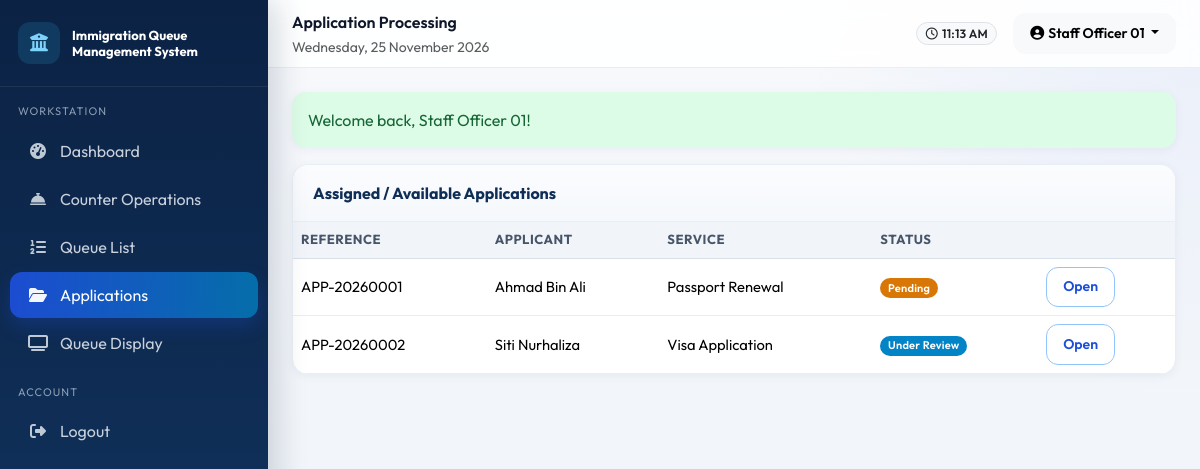
The app's page /staff/applications.php (signed in) with its own data.
### tables this page shows
CREATE TABLE users (
    id INT UNSIGNED AUTO_INCREMENT PRIMARY KEY,
    full_name VARCHAR(150) NOT NULL,
    ic_passport VARCHAR(50) NOT NULL,
    email VARCHAR(150) NOT NULL UNIQUE,
    phone VARCHAR(30) DEFAULT NULL,
    password VARCHAR(255) NOT NULL,
    role ENUM('admin','staff','public') NOT NULL DEFAULT 'public',
    is_active TINYINT(1) NOT NULL DEFAULT 1,
    last_login DATETIME DEFAULT NULL,
    created_at DATETIME NOT NULL DEFAULT CURRENT_TIMESTAMP,
    updated_at DATETIME NOT NULL DEFAULT CURRENT_TIMESTAMP ON UPDATE CURRENT_TIMESTAMP,
    INDEX idx_users_role (role),
    INDEX idx_users_email (email)
);

CREATE TABLE applications (
    id INT UNSIGNED AUTO_INCREMENT PRIMARY KEY,
    reference_no VARCHAR(30) NOT NULL UNIQUE,
    user_id INT UNSIGNED NOT NULL,
    service_id INT UNSIGNED NOT NULL,
    appointment_id INT UNSIGNED DEFAULT NULL,
    applicant_name VARCHAR(150) NOT NULL,
    applicant_ic VARCHAR(50) NOT NULL,
    applicant_email VARCHAR(150) DEFAULT NULL,
    applicant_phone VARCHAR(30) DEFAULT NULL,
    purpose TEXT,
    status ENUM('pending','under_review','approved','rejected','additional_docs') NOT NULL DEFAULT 'pending',
    assigned_staff_id INT UNSIGNED DEFAULT NULL,
    reviewed_by INT UNSIGNED DEFAULT NULL,
    reviewed_at DATETIME DEFAULT NULL,
    created_at DATETIME NOT NULL DEFAULT CURRENT_TIMESTAMP,
    updated_at DATETIME NOT NULL DEFAULT CURRENT_TIMESTAMP ON UPDATE CURRENT_TIMESTAMP,
    INDEX idx_app_status (status),
    INDEX idx_app_user (user_id),
    CONSTRAINT fk_app_user FOREIGN KEY (user_id) REFERENCES users(id) ON DELETE CASCADE,
    CONSTRAINT fk_app_service FOREIGN KEY (service_id) REFERENCES services(id),
    CONSTRAINT fk_app_appt FOREIGN KEY (appointment_id) REFERENCES appointments(id) ON DELETE SET NULL,
    CONSTRAINT fk_app_staff FOREIGN KEY (assigned_staff_id) REFERENCES staff(id) ON DELETE SET NULL,
    CONSTRAINT fk_app_reviewer FOREIGN KEY (reviewed_by) REFERENCES users(id) ON DELETE SET NULL
);

CREATE TABLE services (
    id INT UNSIGNED AUTO_INCREMENT PRIMARY KEY,
    name VARCHAR(100) NOT NULL,
    code VARCHAR(20) NOT NULL UNIQUE,
    description TEXT,
    estimated_duration INT NOT NULL DEFAULT 15 COMMENT 'minutes',
    queue_prefix CHAR(1) NOT NULL DEFAULT 'A',
    icon VARCHAR(50) DEFAULT 'fa-passport',
    is_active TINYINT(1) NOT NULL DEFAULT 1,
    created_at DATETIME NOT NULL DEFAULT CURRENT_TIMESTAMP,
    updated_at DATETIME NOT NULL DEFAULT CURRENT_TIMESTAMP ON UPDATE CURRENT_TIMESTAMP
);

### config/database.php (called while the page is built, shortened)
<?php
function db(): PDO
{
    static $pdo = null;
    if ($pdo instanceof PDO) {
        return $pdo;
    }
    $options = [
        PDO::ATTR_ERRMODE => PDO::ERRMODE_EXCEPTION,
        PDO::ATTR_DEFAULT_FETCH_MODE => PDO::FETCH_ASSOC,
        PDO::ATTR_EMULATE_PREPARES => false,
    ];
    try {
        $dsn = 'mysql:host=' . DB_HOST . ';port=' . DB_PORT . ';dbname=' . DB_NAME . ';charset=' . DB_CHARSET;
        $pdo = new PDO($dsn, DB_USER, DB_PASS, $options);
    } catch (PDOException $e) {
        http_response_code(500);
        die('Database connection failed. Please import database/immigration_queue_system.sql via phpMyAdmin or MySQL CLI.');
    }
    return $pdo;
}

### staff/applications.php (the view, shortened to what this page needs)
<?php
require_once dirname(__DIR__) . '/includes/functions.php';
$user = require_login('staff');
$staff = get_staff_profile((int)$user['id']);
$pdo = db();
$stmt = $pdo->prepare("SELECT a.*, s.name AS service_name FROM applications a JOIN services s ON s.id=a.service_id WHERE a.assigned_staff_id=? OR a.assigned_staff_id IS NULL ORDER BY a.created_at DESC");
$stmt->execute([$staff['id']]);
$apps = $stmt->fetchAll();
$view = null; $docs=[]; $remarks=[];
$pageTitle = 'Application Processing';
require dirname(__DIR__) . '/includes/header.php';
?>
<div class="app-shell">
<?php require dirname(__DIR__) . '/includes/sidebar.php'; ?>
<div class="main-content">
<?php require dirname(__DIR__) . '/includes/navbar.php'; ?>
<div class="page-body">
<?php $flash = get_flash(); if ($flash): ?><div class="alert alert-<?= e($flash['type']) ?>"><?= e($flash['message']) ?></div><?php endif; ?>
<div class="row g-3">
  <div class="col-lg-<?= $view?'6':'12' ?>">
    <div class="card-panel">
      <div class="card-panel-header">Assigned / Available Applications</div>
      <div class="card-panel-body p-0 table-responsive">
        <table class="table mb-0">
          <thead><tr><th>Reference</th><th>Applicant</th><th>Service</th><th>Status</th><th></th></tr></thead>
          <tbody>
          <?php foreach ($apps as $a): ?>
            <tr>
              <td><?= e($a['reference_no']) ?></td>
              <td><?= e($a['applicant_name']) ?></td>
              <td><?= e($a['service_name']) ?></td>
              <td><?= status_badge($a['status']) ?></td>
              <td><a class="btn btn-sm btn-outline-primary" href="?view=<?= (int)$a['id'] ?>">Open</a></td>
            </tr>
          <?php endforeach; ?>
          </tbody>
        </table>
      </div>
    </div>
  </div>
</div>
</div></div></div>
<?php require dirname(__DIR__) . '/includes/footer.php'; ?>

### includes/navbar.php (shortened to what this page needs)
<?php $user = $user ?? current_user(); ?>
<header class="topbar">
  <div class="d-flex align-items-center gap-3">
    <div>
      <div class="fw-semibold text-navy"><?= e($pageHeading ?? $pageTitle ?? 'Dashboard') ?></div>
      <small class="text-muted"><?= e($pageSubtitle ?? date('l, d F Y')) ?></small>
    </div>
  </div>
  <div class="d-flex align-items-center gap-3">
    <span class="badge bg-light text-dark border">
      <i class="fa-regular fa-clock me-1"></i><?= date('h:i A') ?>
    </span>
    <div class="dropdown">
      <button class="btn btn-sm btn-light dropdown-toggle" data-bs-toggle="dropdown">
        <i class="fa-solid fa-user-circle me-1"></i><?= e($user['full_name'] ?? 'User') ?>
      </button>
    </div>
  </div>
</header>

### includes/functions.php (shortened to what this page needs)
<?php
require_once dirname(__DIR__) . '/config/database.php';
function e(?string $value): string
{
    return htmlspecialchars((string)$value, ENT_QUOTES, 'UTF-8');
}
function get_flash(): ?array
{
    $flash = $_SESSION['flash'];
    return $flash;
}
function status_badge(string $status): string
{
    $map = [
        'waiting' => 'warning',
        'serving' => 'primary',
        'completed' => 'success',
        'skipped' => 'secondary',
        'cancelled' => 'danger',
        'no_show' => 'dark',
        'pending' => 'warning',
        'confirmed' => 'info',
        'checked_in' => 'primary',
        'under_review' => 'info',
        'approved' => 'success',
        'rejected' => 'danger',
        'additional_docs' => 'warning',
        'available' => 'success',
        'offline' => 'secondary',
        'online' => 'success',
        'break' => 'warning',
    ];
    $class = $map[$status] ?? 'secondary';
    $label = ucwords(str_replace('_', ' ', $status));
    return '<span class="badge bg-' . $class . '">' . e($label) . '</span>';
}
function current_user(): ?array
{
    static $cached = null;
    if ($cached && (int)$cached['id'] === (int)$_SESSION['user_id']) {
        return $cached;
    }
    $stmt = db()->prepare('SELECT * FROM users WHERE id = ? AND is_active = 1 LIMIT 1');
    $stmt->execute([(int)$_SESSION['user_id']]);
    $user = $stmt->fetch();
    $cached = $user;
    return $user;
}
function require_login(string $role = ''): array
{
    $user = current_user();
    return $user;
}

### assets/css/style.css (style rules this page uses)
:root { --primary-navy: #0F2E56; --secondary-blue: #1D4ED8; --accent-teal: #0F766E; --accent-sky: #0284C7; --light-bg: #EEF2F7; --surface: #FFFFFF; --border: #D8E0EA; --border-soft: #E8EEF5; --success: #15803D; --success-soft: #DCFCE7; --warning: #B45309; --warning-soft: #FEF3C7; --danger: #B91C1C; --danger-soft: #FEE2E2; --info: #0369A1; --info-soft: #E0F2FE; --text: #0F172A; --text-muted: #64748B; --sidebar-width: 268px; --topbar-height: 68px; --radius: 16px; --shadow: 0 8px 24px rgba(15, 46, 86, .08); --shadow-sm: 0 2px 10px rgba(15, 46, 86, .05); }
* { box-sizing: border-box; }
body { font-family: "Outfit", "Segoe UI", Tahoma, sans-serif; background: radial-gradient(circle at top right, rgba(29,78,216,.06), transparent 28%), linear-gradient(180deg, #F7F9FC 0%, var(--light-bg) 100%); color: var(--text); margin: 0; min-height: 100vh; }
a { text-decoration: none; color: var(--secondary-blue); }
.btn { border-radius: 12px; font-weight: 600; padding: .55rem 1rem; transition: transform .15s ease, box-shadow .15s ease, background .15s ease; }
.btn-outline-primary { color: var(--secondary-blue); border-color: #93C5FD; background: #fff; }
.badge { font-weight: 600; letter-spacing: .02em; border-radius: 999px; padding: .4em .7em; }
.bg-warning { background-color: #D97706 !important; color: #fff !important; }
.bg-info { background-color: #0284C7 !important; }
.alert { border: none; border-radius: 14px; box-shadow: var(--shadow-sm); }
.alert-success { background: var(--success-soft); color: #166534; }
.app-shell { display: flex; min-height: 100vh; }
.main-content { margin-left: var(--sidebar-width); flex: 1; min-width: 0; }
.topbar { height: var(--topbar-height); background: rgba(255,255,255,.88); backdrop-filter: blur(10px); border-bottom: 1px solid var(--border-soft); display: flex; align-items: center; justify-content: space-between; padding: 0 24px; position: sticky; top: 0; z-index: 1020; }
.page-body { padding: 24px; }
.card-panel { background: var(--surface); border-radius: var(--radius); box-shadow: var(--shadow-sm); border: 1px solid var(--border-soft); margin-bottom: 20px; overflow: hidden; }
.card-panel .card-panel-header { padding: 16px 20px; border-bottom: 1px solid var(--border-soft); display: flex; justify-content: space-between; align-items: center; font-weight: 700; color: var(--primary-navy); background: linear-gradient(180deg, #FBFCFE, #F5F8FC); }
.card-panel .card-panel-body { padding: 20px; }
.table { --bs-table-bg: transparent; }
.table thead th { background: #F1F5F9; color: #475569; font-weight: 700; font-size: .82rem; text-transform: uppercase; letter-spacing: .04em; border-bottom: 1px solid var(--border); white-space: nowrap; }
.table td { vertical-align: middle; font-size: .92rem; border-color: var(--border-soft); }

### records on screen
users: full_name "Staff Officer 01"
applications: reference_no "APP-20260001", applicant_name "Ahmad Bin Ali", service.name "Passport Renewal", status "Pending"
applications: reference_no "APP-20260002", applicant_name "Siti Nurhaliza", service.name "Visa Application", status "Under Review"

### other values on screen
$pageHeading "Application Processing"
$pageSubtitle "Wednesday, 25 November 2026"
$flash['message'] "Welcome back, Staff Officer 01!"
